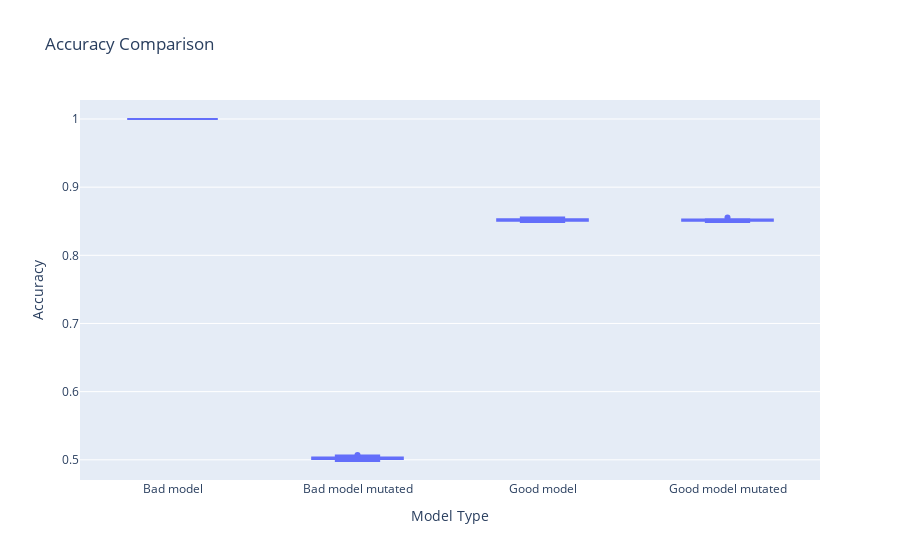

Notebook code for this chart:
### Code cell
import plotly.express as px
import pandas as pd

# Prepare data for Plotly
data = pd.DataFrame({
    'Accuracy': good_accuracies + good_mutated_accuracies + bad_accuracies + bad_mutated_accuracies,
    'Model': ['Bad model'] * len(good_accuracies) + ['Bad model mutated'] * len(good_mutated_accuracies) + ['Good model'] * len(bad_accuracies) + ['Good model mutated'] * len(bad_mutated_accuracies)
})

# Create the boxplot
fig = px.box(data, x='Model', y='Accuracy', title='Accuracy Comparison', labels={'Accuracy': 'Accuracy', 'Model': 'Model Type'})
fig.show()

### Figure 1 — Plotly figure (JSON) as saved in the notebook; plotly's stock layout.template omitted (floating-point values rounded to 4 significant figures)
{"data": [{"alignmentgroup": "True", "hovertemplate": "Model Type=%{x}<br>Accuracy=%{y}<extra></extra>", "legendgroup": "", "marker": {"color": "#636efa"}, "name": "", "notched": false, "offsetgroup": "", "orientation": "v", "showlegend": false, "type": "box", "x": ["Bad model", "Bad model", "Bad model", "Bad model", "Bad model", "Bad model", "Bad model", "Bad model", "Bad model", "Bad model", "Bad model mutated", "Bad model mutated", "Bad model mutated", "Bad model mutated", "Bad model mutated", "Bad model mutated", "Bad model mutated", "Bad model mutated", "Bad model mutated", "Bad model mutated", "Good model", "Good model", "Good model", "Good model", "Good model", "Good model", "Good model", "Good model", "Good model", "Good model", "Good model mutated", "Good model mutated", "Good model mutated", "Good model mutated", "Good model mutated", "Good model mutated", "Good model mutated", "Good model mutated", "Good model mutated", "Good model mutated"], "x0": " ", "xaxis": "x", "y": [1, 1, 1, 1, 1, 1, 1, 1, 1, 1, 0.5032, 0.4982, 0.5063, 0.5011, 0.5035, 0.4986, 0.5033, 0.5071, 0.5021, 0.5031, 0.8509, 0.8506, 0.85, 0.853, 0.8488, 0.8514, 0.8519, 0.8556, 0.8521, 0.853, 0.8512, 0.8508, 0.85, 0.8531, 0.8488, 0.8515, 0.8522, 0.8555, 0.8515, 0.8525], "y0": " ", "yaxis": "y"}], "layout": {"boxmode": "group", "legend": {"tracegroupgap": 0}, "title": {"text": "Accuracy Comparison"}, "xaxis": {"anchor": "y", "domain": [0, 1], "title": {"text": "Model Type"}}, "yaxis": {"anchor": "x", "domain": [0, 1], "title": {"text": "Accuracy"}}}}
